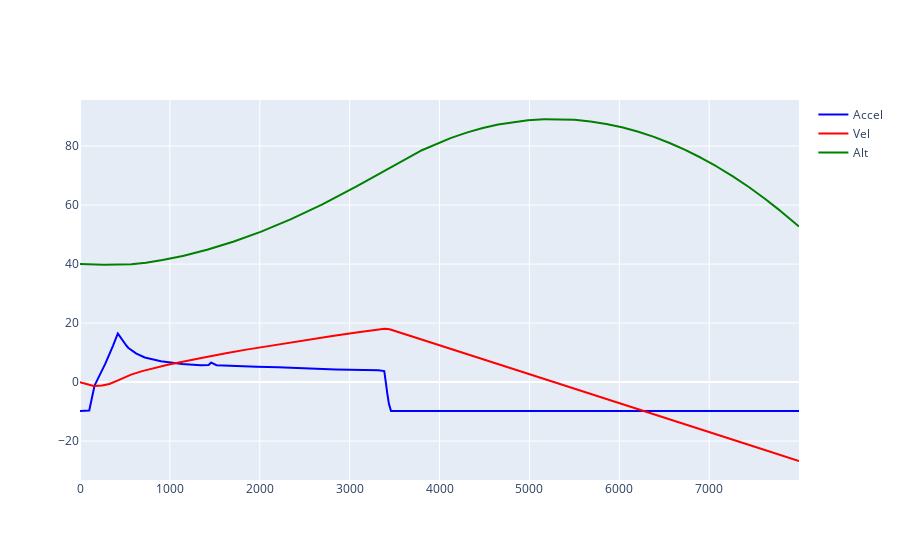

Notebook code cell kept with this figure:
### Code cell
df = pd.read_csv('data/flight.csv')
fig = go.FigureWidget()
#fig.add_trace(go.Scatter(x=df['ms'], y=df['0_ang_pos'], name='Ang Position', line=dict(color='firebrick', width=2)))
#fig.add_trace(go.Scatter(x=df['ms'], y=df['0_output'], name = 'TVC Angle', line=dict(color='royalblue', width=2)))
#fig.add_trace(go.Scatter(x=df['ms'], y=df['0_p'], name = 'P', line=dict(color='red', width=2)))
#fig.add_trace(go.Scatter(x=df['ms'], y=df['0_i'], name = 'I', line=dict(color='green', width=2)))
#fig.add_trace(go.Scatter(x=df['ms'], y=df['0_d'], name = 'D', line=dict(color='blue', width=2)))
fig.add_trace(go.Scatter(x=df['ms'], y=df['2_lin_accel'], name = 'Accel', line=dict(color='blue', width=2)))
fig.add_trace(go.Scatter(x=df['ms'], y=df['2_lin_vel'], name = 'Vel', line=dict(color='red', width=2)))
fig.add_trace(go.Scatter(x=df['ms'], y=df['2_lin_pos'], name = 'Alt', line=dict(color='green', width=2)))
fig.show()

max(df['2_lin_vel'])

### Figure 1 — Plotly figure (JSON) as saved in the notebook; plotly's stock layout.template omitted (floating-point values rounded to 4 significant figures; data arrays with more than 128 entries replaced by an {"elided": "..."} marker saying what was removed)
{"data": [{"line": {"color": "blue", "width": 2}, "name": "Accel", "type": "scatter", "uid": "dab940d2-0eba-4034-b068-f6d603b879ff", "x": {"elided": "8000 int values"}, "y": {"elided": "8000 float values"}}, {"line": {"color": "red", "width": 2}, "name": "Vel", "type": "scatter", "uid": "fac204d1-2386-4ae8-9cdf-507651767073", "x": {"elided": "8000 int values"}, "y": {"elided": "8000 float values"}}, {"line": {"color": "green", "width": 2}, "name": "Alt", "type": "scatter", "uid": "610e455d-9f5a-452e-8662-0746a830b5e1", "x": {"elided": "8000 int values"}, "y": {"elided": "8000 float values"}}], "layout": {}}
